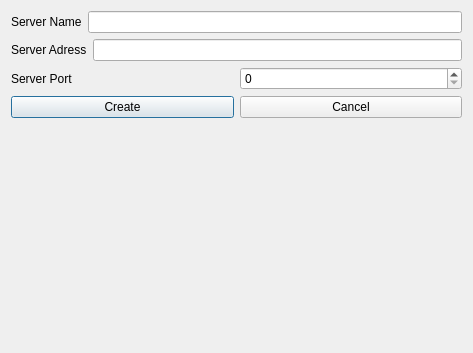
<?xml version="1.0" encoding="UTF-8"?>
<ui version="4.0">
 <class>NewServer</class>
 <widget class="QDialog" name="NewServer">
  <property name="geometry">
   <rect>
    <x>0</x>
    <y>0</y>
    <width>473</width>
    <height>353</height>
   </rect>
  </property>
  <property name="windowTitle">
   <string>Dialog</string>
  </property>
  <layout class="QVBoxLayout" name="verticalLayout_3">
   <item>
    <layout class="QVBoxLayout" name="verticalLayout_2">
     <item>
      <layout class="QVBoxLayout" name="verticalLayout">
       <item>
        <layout class="QHBoxLayout" name="horizontalLayout">
         <item>
          <widget class="QLabel" name="ServerNameLabel">
           <property name="text">
            <string>Server Name</string>
           </property>
          </widget>
         </item>
         <item>
          <widget class="QLineEdit" name="ServerNameEdit">
           <property name="maxLength">
            <number>15</number>
           </property>
          </widget>
         </item>
        </layout>
       </item>
       <item>
        <layout class="QHBoxLayout" name="horizontalLayout_2">
         <item>
          <widget class="QLabel" name="ServerAdressLabel">
           <property name="text">
            <string>Server Adress</string>
           </property>
          </widget>
         </item>
         <item>
          <widget class="QLineEdit" name="ServerAdressEdit">
           <property name="maxLength">
            <number>16</number>
           </property>
          </widget>
         </item>
        </layout>
       </item>
       <item>
        <layout class="QHBoxLayout" name="horizontalLayout_3">
         <item>
          <widget class="QLabel" name="ServerPortLabel">
           <property name="text">
            <string>Server Port</string>
           </property>
          </widget>
         </item>
         <item>
          <widget class="QSpinBox" name="ServerPortBox">
           <property name="maximum">
            <number>10000</number>
           </property>
          </widget>
         </item>
        </layout>
       </item>
      </layout>
     </item>
     <item>
      <layout class="QHBoxLayout" name="horizontalLayout_4">
       <item>
        <widget class="QPushButton" name="CreateServerButton">
         <property name="text">
          <string>Create</string>
         </property>
        </widget>
       </item>
       <item>
        <widget class="QPushButton" name="CancelServerButton">
         <property name="text">
          <string>Cancel</string>
         </property>
        </widget>
       </item>
      </layout>
     </item>
    </layout>
   </item>
   <item>
    <widget class="QLabel" name="ValidationLabel">
     <property name="palette">
      <palette>
       <active>
        <colorrole role="WindowText">
         <brush brushstyle="SolidPattern">
          <color alpha="255">
           <red>0</red>
           <green>0</green>
           <blue>0</blue>
          </color>
         </brush>
        </colorrole>
        <colorrole role="Button">
         <brush brushstyle="SolidPattern">
          <color alpha="255">
           <red>255</red>
           <green>0</green>
           <blue>0</blue>
          </color>
         </brush>
        </colorrole>
        <colorrole role="Light">
         <brush brushstyle="SolidPattern">
          <color alpha="255">
           <red>255</red>
           <green>127</green>
           <blue>127</blue>
          </color>
         </brush>
        </colorrole>
        <colorrole role="Midlight">
         <brush brushstyle="SolidPattern">
          <color alpha="255">
           <red>255</red>
           <green>63</green>
           <blue>63</blue>
          </color>
         </brush>
        </colorrole>
        <colorrole role="Dark">
         <brush brushstyle="SolidPattern">
          <color alpha="255">
           <red>127</red>
           <green>0</green>
           <blue>0</blue>
          </color>
         </brush>
        </colorrole>
        <colorrole role="Mid">
         <brush brushstyle="SolidPattern">
          <color alpha="255">
           <red>170</red>
           <green>0</green>
           <blue>0</blue>
          </color>
         </brush>
        </colorrole>
        <colorrole role="Text">
         <brush brushstyle="SolidPattern">
          <color alpha="255">
           <red>0</red>
           <green>0</green>
           <blue>0</blue>
          </color>
         </brush>
        </colorrole>
        <colorrole role="BrightText">
         <brush brushstyle="SolidPattern">
          <color alpha="255">
           <red>255</red>
           <green>255</green>
           <blue>255</blue>
          </color>
         </brush>
        </colorrole>
        <colorrole role="ButtonText">
         <brush brushstyle="SolidPattern">
          <color alpha="255">
           <red>0</red>
           <green>0</green>
           <blue>0</blue>
          </color>
         </brush>
        </colorrole>
        <colorrole role="Base">
         <brush brushstyle="SolidPattern">
          <color alpha="255">
           <red>255</red>
           <green>255</green>
           <blue>255</blue>
          </color>
         </brush>
        </colorrole>
        <colorrole role="Window">
         <brush brushstyle="SolidPattern">
          <color alpha="255">
           <red>255</red>
           <green>0</green>
           <blue>0</blue>
          </color>
         </brush>
        </colorrole>
        <colorrole role="Shadow">
         <brush brushstyle="SolidPattern">
          <color alpha="255">
           <red>0</red>
           <green>0</green>
           <blue>0</blue>
          </color>
         </brush>
        </colorrole>
        <colorrole role="AlternateBase">
         <brush brushstyle="SolidPattern">
          <color alpha="255">
           <red>255</red>
           <green>127</green>
           <blue>127</blue>
          </color>
         </brush>
        </colorrole>
        <colorrole role="ToolTipBase">
         <brush brushstyle="SolidPattern">
          <color alpha="255">
           <red>255</red>
           <green>255</green>
           <blue>220</blue>
          </color>
         </brush>
        </colorrole>
        <colorrole role="ToolTipText">
         <brush brushstyle="SolidPattern">
          <color alpha="255">
           <red>0</red>
           <green>0</green>
           <blue>0</blue>
          </color>
         </brush>
        </colorrole>
       </active>
       <inactive>
        <colorrole role="WindowText">
         <brush brushstyle="SolidPattern">
          <color alpha="255">
           <red>0</red>
           <green>0</green>
           <blue>0</blue>
          </color>
         </brush>
        </colorrole>
        <colorrole role="Button">
         <brush brushstyle="SolidPattern">
          <color alpha="255">
           <red>255</red>
           <green>0</green>
           <blue>0</blue>
          </color>
         </brush>
        </colorrole>
        <colorrole role="Light">
         <brush brushstyle="SolidPattern">
          <color alpha="255">
           <red>255</red>
           <green>127</green>
           <blue>127</blue>
          </color>
         </brush>
        </colorrole>
        <colorrole role="Midlight">
         <brush brushstyle="SolidPattern">
          <color alpha="255">
           <red>255</red>
           <green>63</green>
           <blue>63</blue>
          </color>
         </brush>
        </colorrole>
        <colorrole role="Dark">
         <brush brushstyle="SolidPattern">
          <color alpha="255">
           <red>127</red>
           <green>0</green>
           <blue>0</blue>
          </color>
         </brush>
        </colorrole>
        <colorrole role="Mid">
         <brush brushstyle="SolidPattern">
          <color alpha="255">
           <red>170</red>
           <green>0</green>
           <blue>0</blue>
          </color>
         </brush>
        </colorrole>
        <colorrole role="Text">
         <brush brushstyle="SolidPattern">
          <color alpha="255">
           <red>0</red>
           <green>0</green>
           <blue>0</blue>
          </color>
         </brush>
        </colorrole>
        <colorrole role="BrightText">
         <brush brushstyle="SolidPattern">
          <color alpha="255">
           <red>255</red>
           <green>255</green>
           <blue>255</blue>
          </color>
         </brush>
        </colorrole>
        <colorrole role="ButtonText">
         <brush brushstyle="SolidPattern">
          <color alpha="255">
           <red>0</red>
           <green>0</green>
           <blue>0</blue>
          </color>
         </brush>
        </colorrole>
        <colorrole role="Base">
         <brush brushstyle="SolidPattern">
          <color alpha="255">
           <red>255</red>
           <green>255</green>
           <blue>255</blue>
          </color>
         </brush>
        </colorrole>
        <colorrole role="Window">
         <brush brushstyle="SolidPattern">
          <color alpha="255">
           <red>255</red>
           <green>0</green>
           <blue>0</blue>
          </color>
         </brush>
        </colorrole>
        <colorrole role="Shadow">
         <brush brushstyle="SolidPattern">
          <color alpha="255">
           <red>0</red>
           <green>0</green>
           <blue>0</blue>
          </color>
         </brush>
        </colorrole>
        <colorrole role="AlternateBase">
         <brush brushstyle="SolidPattern">
          <color alpha="255">
           <red>255</red>
           <green>127</green>
           <blue>127</blue>
          </color>
         </brush>
        </colorrole>
        <colorrole role="ToolTipBase">
         <brush brushstyle="SolidPattern">
          <color alpha="255">
           <red>255</red>
           <green>255</green>
           <blue>220</blue>
          </color>
         </brush>
        </colorrole>
        <colorrole role="ToolTipText">
         <brush brushstyle="SolidPattern">
          <color alpha="255">
           <red>0</red>
           <green>0</green>
           <blue>0</blue>
          </color>
         </brush>
        </colorrole>
       </inactive>
       <disabled>
        <colorrole role="WindowText">
         <brush brushstyle="SolidPattern">
          <color alpha="255">
           <red>127</red>
           <green>0</green>
           <blue>0</blue>
          </color>
         </brush>
        </colorrole>
        <colorrole role="Button">
         <brush brushstyle="SolidPattern">
          <color alpha="255">
           <red>255</red>
           <green>0</green>
           <blue>0</blue>
          </color>
         </brush>
        </colorrole>
        <colorrole role="Light">
         <brush brushstyle="SolidPattern">
          <color alpha="255">
           <red>255</red>
           <green>127</green>
           <blue>127</blue>
          </color>
         </brush>
        </colorrole>
        <colorrole role="Midlight">
         <brush brushstyle="SolidPattern">
          <color alpha="255">
           <red>255</red>
           <green>63</green>
           <blue>63</blue>
          </color>
         </brush>
        </colorrole>
        <colorrole role="Dark">
         <brush brushstyle="SolidPattern">
          <color alpha="255">
           <red>127</red>
           <green>0</green>
           <blue>0</blue>
          </color>
         </brush>
        </colorrole>
        <colorrole role="Mid">
         <brush brushstyle="SolidPattern">
          <color alpha="255">
           <red>170</red>
           <green>0</green>
           <blue>0</blue>
          </color>
         </brush>
        </colorrole>
        <colorrole role="Text">
         <brush brushstyle="SolidPattern">
          <color alpha="255">
           <red>127</red>
           <green>0</green>
           <blue>0</blue>
          </color>
         </brush>
        </colorrole>
        <colorrole role="BrightText">
         <brush brushstyle="SolidPattern">
          <color alpha="255">
           <red>255</red>
           <green>255</green>
           <blue>255</blue>
          </color>
         </brush>
        </colorrole>
        <colorrole role="ButtonText">
         <brush brushstyle="SolidPattern">
          <color alpha="255">
           <red>127</red>
           <green>0</green>
           <blue>0</blue>
          </color>
         </brush>
        </colorrole>
        <colorrole role="Base">
         <brush brushstyle="SolidPattern">
          <color alpha="255">
           <red>255</red>
           <green>0</green>
           <blue>0</blue>
          </color>
         </brush>
        </colorrole>
        <colorrole role="Window">
         <brush brushstyle="SolidPattern">
          <color alpha="255">
           <red>255</red>
           <green>0</green>
           <blue>0</blue>
          </color>
         </brush>
        </colorrole>
        <colorrole role="Shadow">
         <brush brushstyle="SolidPattern">
          <color alpha="255">
           <red>0</red>
           <green>0</green>
           <blue>0</blue>
          </color>
         </brush>
        </colorrole>
        <colorrole role="AlternateBase">
         <brush brushstyle="SolidPattern">
          <color alpha="255">
           <red>255</red>
           <green>0</green>
           <blue>0</blue>
          </color>
         </brush>
        </colorrole>
        <colorrole role="ToolTipBase">
         <brush brushstyle="SolidPattern">
          <color alpha="255">
           <red>255</red>
           <green>255</green>
           <blue>220</blue>
          </color>
         </brush>
        </colorrole>
        <colorrole role="ToolTipText">
         <brush brushstyle="SolidPattern">
          <color alpha="255">
           <red>0</red>
           <green>0</green>
           <blue>0</blue>
          </color>
         </brush>
        </colorrole>
       </disabled>
      </palette>
     </property>
     <property name="font">
      <font>
       <pointsize>20</pointsize>
      </font>
     </property>
     <property name="text">
      <string/>
     </property>
    </widget>
   </item>
  </layout>
 </widget>
 <resources/>
 <connections/>
</ui>
